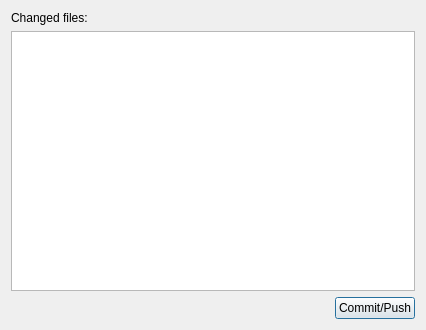
<?xml version="1.0" encoding="UTF-8"?>
<ui version="4.0">
 <class>ChangedFilesDialog</class>
 <widget class="QDialog" name="ChangedFilesDialog">
  <property name="geometry">
   <rect>
    <x>0</x>
    <y>0</y>
    <width>426</width>
    <height>330</height>
   </rect>
  </property>
  <property name="windowTitle">
   <string>Changed files</string>
  </property>
  <layout class="QVBoxLayout" name="verticalLayout">
   <item>
    <widget class="QLabel" name="label">
     <property name="text">
      <string>Changed files:</string>
     </property>
    </widget>
   </item>
   <item>
    <widget class="QListWidget" name="listWidget">
     <property name="contextMenuPolicy">
      <enum>Qt::CustomContextMenu</enum>
     </property>
    </widget>
   </item>
   <item>
    <layout class="QHBoxLayout" name="horizontalLayout">
     <item>
      <spacer name="horizontalSpacer">
       <property name="orientation">
        <enum>Qt::Horizontal</enum>
       </property>
       <property name="sizeHint" stdset="0">
        <size>
         <width>40</width>
         <height>20</height>
        </size>
       </property>
      </spacer>
     </item>
     <item>
      <widget class="QPushButton" name="pushButtonCommitPush">
       <property name="text">
        <string>Commit/Push</string>
       </property>
      </widget>
     </item>
    </layout>
   </item>
  </layout>
 </widget>
 <resources/>
 <connections/>
</ui>
